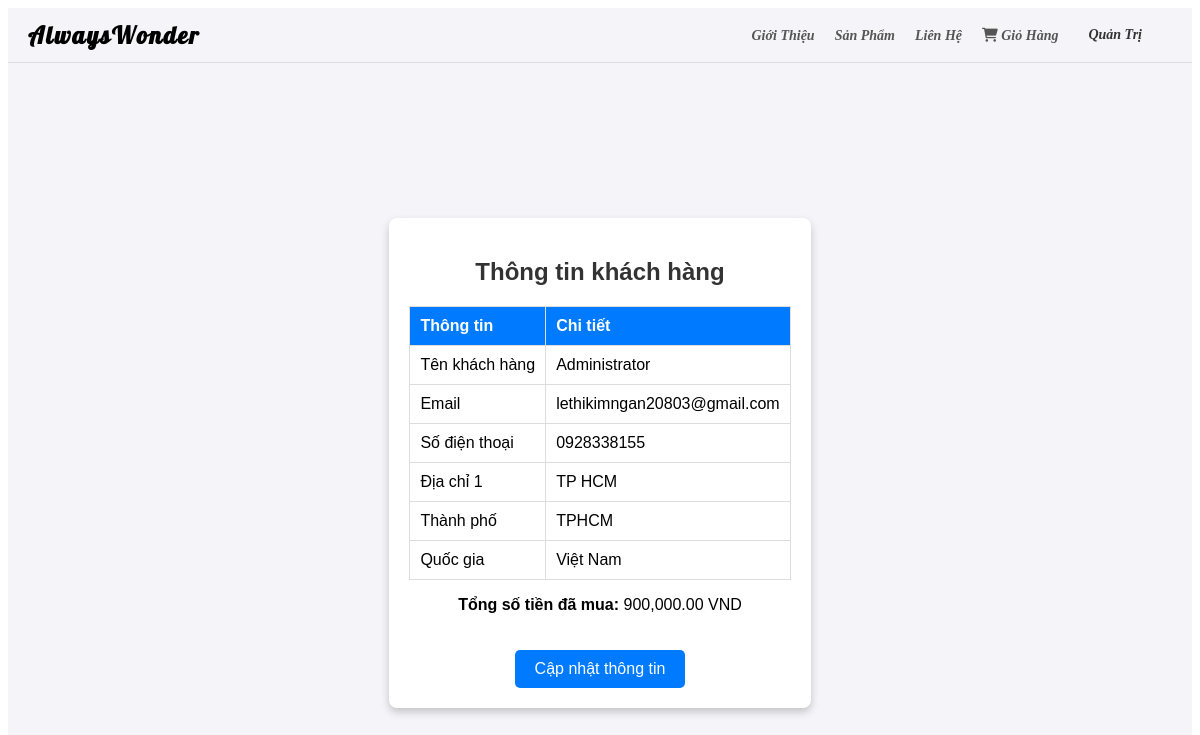
The app's page /user/profile.php (signed in) with its own data.
### tables this page shows
CREATE TABLE `customers` (
  `customer_id` int(11) NOT NULL,
  `user_id` int(11) NOT NULL,
  `customer_name` varchar(255) NOT NULL,
  `customer_email` varchar(255) NOT NULL,
  `phone_number` varchar(20) NOT NULL,
  `address_line1` varchar(255) NOT NULL,
  `address_line2` varchar(255) DEFAULT NULL,
  `city` varchar(100) NOT NULL,
  `state` varchar(100) DEFAULT NULL,
  `postal_code` varchar(20) NOT NULL,
  `country` varchar(100) NOT NULL,
  `created_at` timestamp NOT NULL DEFAULT CURRENT_TIMESTAMP,
  `updated_at` timestamp NOT NULL DEFAULT CURRENT_TIMESTAMP ON UPDATE CURRENT_TIMESTAMP
);

### user/profile.php (the view, shortened to what this page needs)
<?php  include '../includes/header.php' ?>
<!DOCTYPE html>
<html lang="vi">
<head>
<link rel="stylesheet" href="../css/profile.css">
</head>
<body>
<div class="khungbao">
    <div class="container-profile">
        <?php
        include '../config/database.php';
        $username = isset($_SESSION['username']) ? $_SESSION['username'] : null;
        $sql = "SELECT id FROM users WHERE username = '$username'";
        $result = mysqli_query($conn, $sql);
        if (mysqli_num_rows($result) > 0) {
            $row = mysqli_fetch_assoc($result);
            $user_id = $row['id'];
            $customer_sql = "
                SELECT customer_name, customer_email, phone_number, address_line1, address_line2, city, state, postal_code, country
                FROM customers
                WHERE user_id = $user_id
            ";
            $customer_result = mysqli_query($conn, $customer_sql);
            if (mysqli_num_rows($customer_result) > 0) {
                $customer = mysqli_fetch_assoc($customer_result);
                echo "<h2>Thông tin khách hàng</h2>";
                echo "<table>
                        <tr>
                            <th>Thông tin</th>
                            <th>Chi tiết</th>
                        </tr>
                        <tr>
                            <td>Tên khách hàng</td>
                            <td>" . htmlspecialchars($customer['customer_name']) . "</td>
                        </tr>
                        <tr>
                            <td>Email</td>
                            <td>" . htmlspecialchars($customer['customer_email']) . "</td>
                        </tr>
                        <tr>
                            <td>Số điện thoại</td>
                            <td>" . htmlspecialchars($customer['phone_number']) . "</td>
                        </tr>
                        <tr>
                            <td>Địa chỉ 1</td>
                            <td>" . htmlspecialchars($customer['address_line1']) . "</td>
                        </tr>
                        <tr>
                            <td>Thành phố</td>
                            <td>" . htmlspecialchars($customer['city']) . "</td>
                        </tr>
                        <tr>
                            <td>Quốc gia</td>
                            <td>" . htmlspecialchars($customer['country']) . "</td>
                        </tr>
                      </table>";
                $order_sql = "SELECT SUM(total) AS total_spent FROM orders WHERE user_id = $user_id";
                $order_result = mysqli_query($conn, $order_sql);
                $order_data = mysqli_fetch_assoc($order_result);
                $total_spent = $order_data['total_spent'] ? $order_data['total_spent'] : 0;
                echo "<p><strong>Tổng số tiền đã mua:</strong> " . number_format($total_spent, 2) . " VND</p>";
                echo '<a href="update_customer.php" class="btn">Cập nhật thông tin</a>';
            } else {
                echo "<p>Không tìm thấy thông tin khách hàng.</p>";
            }
        } else {
            echo "<p>Không tìm thấy người dùng.</p>";
        }
        ?>
    </div>
</div>
</body>
</html>

### css/profile.css (style rules this page uses)
.khungbao { font-family: Arial, sans-serif; background-color: #f4f4f9; margin: 0; padding: 0; display: flex; justify-content: center; align-items: center; min-height: 100vh; }
.container-profile { background: #fff; border-radius: 8px; box-shadow: 0 4px 8px rgba(0, 0, 0, 0.2); max-width: 1000px; padding: 20px; text-align: center; }
h2 { color: #333; }
table { width: 100%; border-collapse: collapse; margin-top: 20px; }
table th, table td { border: 1px solid #ddd; padding: 10px; text-align: left; }
table th { background-color: #007bff; color: #fff; }
.btn { display: inline-block; margin-top: 20px; padding: 10px 20px; background-color: #007bff; color: #fff; text-decoration: none; border-radius: 5px; font-size: 16px; transition: background-color 0.3s; }

### records on screen
customers: customer_name "Administrator", customer_email "lethikimngan20803@gmail.com", phone_number "0928338155", address_line1 "TP HCM", city "TPHCM", country "Việt Nam"

### other values on screen
$total_spent "900,000.00"
